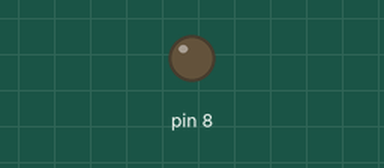
Simulated run of this sketch. Board: Arduino Uno, built with avr-gcc and run on an emulated ATmega328P. Shown: output pins drawn as LEDs (lit = HIGH).

Above: at 0.5 s.
At 5.0 s:
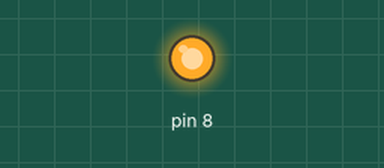
Timing chart, 0 to 6.9 s (numbered marks = the images above):
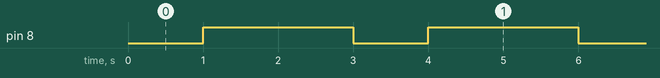

The sketch:

timer1_delay.ino
```cpp
// AVR code for 2+1 sec square wave at pin PB0 using timer1
// ATmega 328p chip

#include<avr/io.h>

void delay_timer(int a=1)
{
  //TCNT1L = 0xF7;
  //TCNT1H = 0xC2;
  TCNT1 = 65536 - (a*15625);
  TCCR1B = (1<<CS12)|(1<<CS10);
  while(!(TIFR1&0x01));
  TCCR1B = 0;
  TIFR1 = 0x01;
}

int main()
{
  DDRB|= 0b00000001;
  PORTB|= 0b00000001;
  while(true)
  {
    PORTB^=0x01;
    delay_timer(1);
    PORTB^=0x01;
    delay_timer(2);
  }
  return 0;
}
```

Measured:
- by itself, pin 8: alternates HIGH for 2.0 s and LOW for 1.0 s
